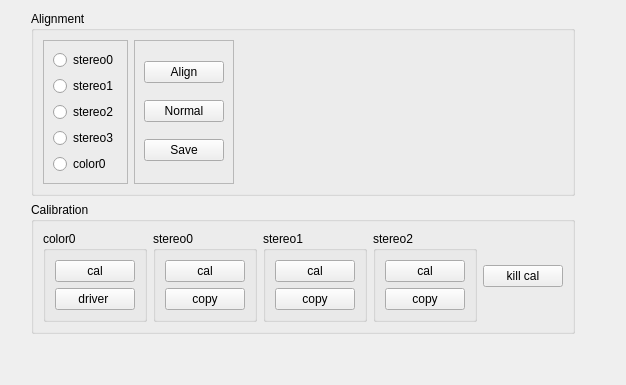
         <widget class="QWidget" name="Cal">
          <attribute name="title">
           <string>Calibrate</string>
          </attribute>
          <layout class="QGridLayout" name="gridLayout_12">
           <item row="1" column="2">
            <spacer name="horizontalSpacer_5">
             <property name="orientation">
              <enum>Qt::Horizontal</enum>
             </property>
             <property name="sizeHint" stdset="0">
              <size>
               <width>40</width>
               <height>20</height>
              </size>
             </property>
            </spacer>
           </item>
           <item row="5" column="0">
            <spacer name="verticalSpacer_7">
             <property name="orientation">
              <enum>Qt::Vertical</enum>
             </property>
             <property name="sizeHint" stdset="0">
              <size>
               <width>20</width>
               <height>40</height>
              </size>
             </property>
            </spacer>
           </item>
           <item row="1" column="1">
            <widget class="QGroupBox" name="groupBox_Align">
             <property name="title">
              <string>Alignment</string>
             </property>
             <layout class="QHBoxLayout" name="horizontalLayout_6">
              <item>
               <widget class="QFrame" name="frame_8">
                <property name="frameShape">
                 <enum>QFrame::StyledPanel</enum>
                </property>
                <property name="frameShadow">
                 <enum>QFrame::Raised</enum>
                </property>
                <layout class="QVBoxLayout" name="verticalLayout_9">
                 <item>
                  <widget class="QRadioButton" name="rB_as0">
                   <property name="text">
                    <string>stereo0</string>
                   </property>
                   <property name="autoExclusive">
                    <bool>false</bool>
                   </property>
                  </widget>
                 </item>
                 <item>
                  <widget class="QRadioButton" name="rB_as1">
                   <property name="text">
                    <string>stereo1</string>
                   </property>
                   <property name="autoExclusive">
                    <bool>false</bool>
                   </property>
                  </widget>
                 </item>
                 <item>
                  <widget class="QRadioButton" name="rB_as2">
                   <property name="text">
                    <string>stereo2</string>
                   </property>
                   <property name="autoExclusive">
                    <bool>false</bool>
                   </property>
                  </widget>
                 </item>
                 <item>
                  <widget class="QRadioButton" name="rB_as3">
                   <property name="text">
                    <string>stereo3</string>
                   </property>
                   <property name="autoExclusive">
                    <bool>false</bool>
                   </property>
                  </widget>
                 </item>
                 <item>
                  <widget class="QRadioButton" name="rB_ac0">
                   <property name="text">
                    <string>color0</string>
                   </property>
                   <property name="autoExclusive">
                    <bool>false</bool>
                   </property>
                  </widget>
                 </item>
                </layout>
               </widget>
              </item>
              <item>
               <widget class="QFrame" name="frame_9">
                <property name="frameShape">
                 <enum>QFrame::StyledPanel</enum>
                </property>
                <property name="frameShadow">
                 <enum>QFrame::Raised</enum>
                </property>
                <layout class="QVBoxLayout" name="verticalLayout_10">
                 <item>
                  <widget class="QPushButton" name="pB_align">
                   <property name="text">
                    <string>Align</string>
                   </property>
                  </widget>
                 </item>
                 <item>
                  <widget class="QPushButton" name="pB_align_normal">
                   <property name="whatsThis">
                    <string>&lt;html&gt;&lt;head/&gt;&lt;body&gt;&lt;p&gt;Run the robot description normally with no alignment&lt;/p&gt;&lt;/body&gt;&lt;/html&gt;</string>
                   </property>
                   <property name="text">
                    <string>Normal</string>
                   </property>
                  </widget>
                 </item>
                 <item>
                  <widget class="QPushButton" name="pB_align_save">
                   <property name="text">
                    <string>Save</string>
                   </property>
                  </widget>
                 </item>
                </layout>
               </widget>
              </item>
              <item>
               <spacer name="horizontalSpacer_6">
                <property name="orientation">
                 <enum>Qt::Horizontal</enum>
                </property>
                <property name="sizeHint" stdset="0">
                 <size>
                  <width>40</width>
                  <height>20</height>
                 </size>
                </property>
               </spacer>
              </item>
             </layout>
            </widget>
           </item>
           <item row="2" column="1">
            <widget class="QGroupBox" name="groupBox_5">
             <property name="title">
              <string>Calibration</string>
             </property>
             <layout class="QHBoxLayout" name="horizontalLayout_14">
              <item>
               <widget class="QGroupBox" name="groupBox_4">
                <property name="title">
                 <string>color0</string>
                </property>
                <layout class="QVBoxLayout" name="verticalLayout_5">
                 <item>
                  <widget class="QPushButton" name="pB_cal_color0">
                   <property name="text">
                    <string>cal</string>
                   </property>
                  </widget>
                 </item>
                 <item>
                  <widget class="QPushButton" name="pB_driver_color0">
                   <property name="text">
                    <string>driver </string>
                   </property>
                  </widget>
                 </item>
                </layout>
               </widget>
              </item>
              <item>
               <widget class="QGroupBox" name="groupBox_19">
                <property name="title">
                 <string>stereo0</string>
                </property>
                <layout class="QVBoxLayout" name="verticalLayout_24">
                 <item>
                  <widget class="QPushButton" name="pB_cal_s0">
                   <property name="text">
                    <string>cal</string>
                   </property>
                  </widget>
                 </item>
                 <item>
                  <widget class="QPushButton" name="pB_cal_copy_s0">
                   <property name="text">
                    <string>copy</string>
                   </property>
                  </widget>
                 </item>
                </layout>
               </widget>
              </item>
              <item>
               <widget class="QGroupBox" name="groupBox_20">
                <property name="title">
                 <string>stereo1</string>
                </property>
                <layout class="QVBoxLayout" name="verticalLayout_25">
                 <item>
                  <widget class="QPushButton" name="pB_cal_s1">
                   <property name="text">
                    <string>cal</string>
                   </property>
                  </widget>
                 </item>
                 <item>
                  <widget class="QPushButton" name="pB_cal_copy_s1">
                   <property name="text">
                    <string>copy</string>
                   </property>
                  </widget>
                 </item>
                </layout>
               </widget>
              </item>
              <item>
               <widget class="QGroupBox" name="groupBox_21">
                <property name="title">
                 <string>stereo2</string>
                </property>
                <layout class="QVBoxLayout" name="verticalLayout_26">
                 <item>
                  <widget class="QPushButton" name="pB_cal_s2">
                   <property name="text">
                    <string>cal</string>
                   </property>
                  </widget>
                 </item>
                 <item>
                  <widget class="QPushButton" name="pB_cal_copy_s2">
                   <property name="text">
                    <string>copy</string>
                   </property>
                  </widget>
                 </item>
                </layout>
               </widget>
              </item>
              <item>
               <widget class="QPushButton" name="pB_cal_kill">
                <property name="text">
                 <string>kill cal</string>
                </property>
               </widget>
              </item>
             </layout>
            </widget>
           </item>
          </layout>
         </widget>
